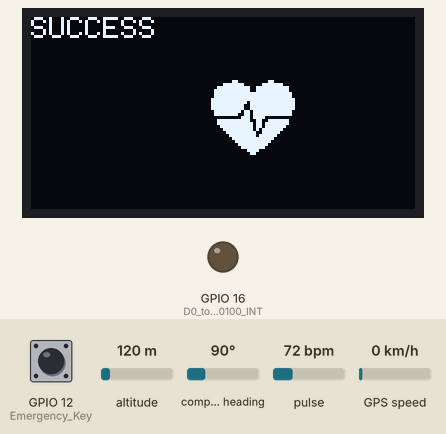
Simulated run of this sketch. Board: ESP8266 (NodeMCU). Parts: 128×64 one-colour display, output pins drawn as LEDs (lit = HIGH). Inputs (shaded band) come from the test bench; at power-on: GPIO 12 (Emergency_Key) HIGH, compass heading 90°, altitude 120 m, pulse 72 bpm, GPS speed 0 km/h. WiFi joins after 1.5 s; servers stay silent unless stated; the GPS gets a fix after 3 s at 37.7749, -122.4194 with 8 satellites; what the sketch prints to the serial monitor is not drawn.

Above: at 3.0 s.
3.1 s: GPIO 12 (Emergency_Key) pulled LOW for 0.15 s
At 3.7 s:
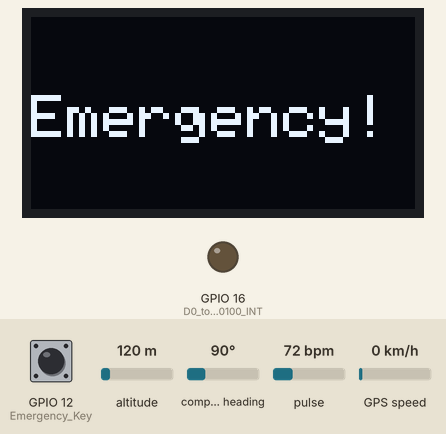
At 6.4 s:
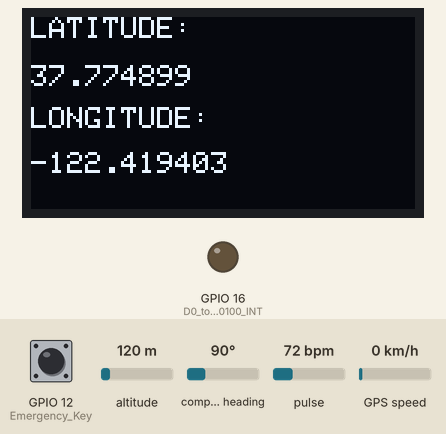
9.2 s: compass heading set to 269°
Timing chart, 0 to 12.2 s (numbered marks = the images above; inputs shaded):
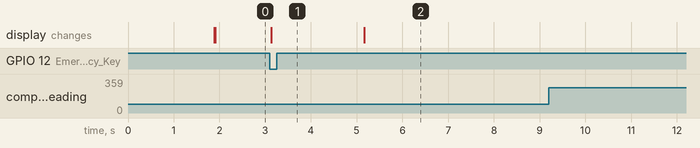

The sketch:

Final_Code.ino
```cpp
#define BLYNK_TEMPLATE_ID "TMPL3LslcPzu3"
#define BLYNK_TEMPLATE_NAME "Smart Watch for Fisherman"
#define BLYNK_AUTH_TOKEN "sFqA0hTzrInvBmCT5s4qE9Z-Q8CWgBKk"


#define BLYNK_PRINT Serial
#include <ESP8266WiFi.h>
#include <WiFiClient.h>
#include <BlynkSimpleEsp8266.h>

#include <Wire.h>
#include "MAX30100_PulseOximeter.h"

#include <Blynk.h>

#include <TinyGPS++.h>
#include <SoftwareSerial.h>

int Emergency_Key= 12;//D6

static const int RXPin = 15, TXPin = 13;   // GPIO 15=D8(conneect Tx of GPS) and GPIO 13=D7(Connect Rx of GPS
static const uint32_t GPSBaud = 9600; //if Baud rate 9600 didn't work in your case then use 4800

TinyGPSPlus gps;      // The TinyGPS++ object
WidgetMap myMap(V2);  // V2 for virtual pin of Map Widget

SoftwareSerial mygps(RXPin, TXPin);  // The serial connection to the GPS device

float latitude;     //Storing the Latitude
float longitude;    //Storing the Longitude
float velocity;     //Variable  to store the velocity
float sats;         //Variable to store no. of satellites response
String bearing;     //Variable to store orientation or direction of GPS

//unsigned int move_index;         // moving index, to be used later
unsigned int move_index = 1;       // fixed location for now

#include "Wire.h"
#include "Adafruit_GFX.h"
#include "OakOLED.h"

#define REPORTING_PERIOD_MS 4000
OakOLED oled;

//char ssid[] = "FutureTechnovation";
//char pass[] = "F1234568";

char ssid[] = "Mickey";
char pass[] = "11110000";

BlynkTimer timer;
char auth[] = BLYNK_AUTH_TOKEN;

// Connections : SCL PIN - D1 , SDA PIN - D2 , INT PIN - D0
PulseOximeter pox;

float BPM, SpO2;
uint32_t tsLastReport = 0;
byte  gps_flag;

const unsigned char bitmap [] PROGMEM=
{
0x00, 0x00, 0x00, 0x00, 0x01, 0x80, 0x18, 0x00, 0x0f, 0xe0, 0x7f, 0x00, 0x3f, 0xf9, 0xff, 0xc0,
0x7f, 0xf9, 0xff, 0xc0, 0x7f, 0xff, 0xff, 0xe0, 0x7f, 0xff, 0xff, 0xe0, 0xff, 0xff, 0xff, 0xf0,
0xff, 0xf7, 0xff, 0xf0, 0xff, 0xe7, 0xff, 0xf0, 0xff, 0xe7, 0xff, 0xf0, 0x7f, 0xdb, 0xff, 0xe0,
0x7f, 0x9b, 0xff, 0xe0, 0x00, 0x3b, 0xc0, 0x00, 0x3f, 0xf9, 0x9f, 0xc0, 0x3f, 0xfd, 0xbf, 0xc0,
0x1f, 0xfd, 0xbf, 0x80, 0x0f, 0xfd, 0x7f, 0x00, 0x07, 0xfe, 0x7e, 0x00, 0x03, 0xfe, 0xfc, 0x00,
0x01, 0xff, 0xf8, 0x00, 0x00, 0xff, 0xf0, 0x00, 0x00, 0x7f, 0xe0, 0x00, 0x00, 0x3f, 0xc0, 0x00,
0x00, 0x0f, 0x00, 0x00, 0x00, 0x06, 0x00, 0x00, 0x00, 0x00, 0x00, 0x00, 0x00, 0x00, 0x00, 0x00
};

void onBeatDetected()
{
    Serial.println("Beat Detected!");
    oled.drawBitmap( 60, 20, bitmap, 28, 28, 1);
    oled.display();
}

void checkGPS()
{
  if (gps.charsProcessed() < 10)
  {
    Serial.println(F("No GPS detected: check wiring."));
    Blynk.virtualWrite(V3, "GPS ERROR");  // Value Display widget  on V3 if GPS not detected
  }
}


void setup()
{
    Serial.begin(115200);
    pinMode(Emergency_Key,INPUT);
    oled.begin();
    oled.clearDisplay();
    oled.setTextSize(1);
    oled.setTextColor(1);
    oled.setCursor(0, 0);

    oled.println("Initializing pulse oximeter..");
    oled.display();
     pinMode(Emergency_Key, INPUT);
    pinMode(16, OUTPUT);//D0 to max30100 INT
    Blynk.begin(auth, ssid, pass);

    Serial.print("Initializing Pulse Oximeter..");

    if (!pox.begin())
    {
         Serial.println("FAILED");
         oled.clearDisplay();
         oled.setTextSize(1);
         oled.setTextColor(1);
         oled.setCursor(0, 0);
         oled.println("FAILED");
         oled.display();
         for(;;);
    }
    else
    {
         oled.clearDisplay();
         oled.setTextSize(1);
         oled.setTextColor(1);
         oled.setCursor(0, 0);
         oled.println("SUCCESS");
         oled.display();
         Serial.println("SUCCESS");
         pox.setOnBeatDetectedCallback(onBeatDetected);
    }
    mygps.begin(GPSBaud);
    // The default current for the IR LED is 50mA and it could be changed by uncommenting the following line.
     //pox.setIRLedCurrent(MAX30100_LED_CURR_7_6MA);

}

void loop()
{
    pox.update();
    Blynk.run();

    BPM = pox.getHeartRate();
    SpO2 = pox.getSpO2();
     if (millis() - tsLastReport > REPORTING_PERIOD_MS)
    {
        Serial.print("Heart rate:");
        Serial.print(BPM);
        Serial.print(" SpO2:");
        Serial.print(SpO2);
        Serial.println(" %");

        Blynk.virtualWrite(V0, BPM);
        Blynk.virtualWrite(V1, SpO2);

        oled.clearDisplay();
        oled.setTextSize(1);
        oled.setTextColor(1);
        oled.setCursor(0,16);
        oled.println(pox.getHeartRate());

        oled.setTextSize(1);
        oled.setTextColor(1);
        oled.setCursor(0, 0);
        oled.println("Heart BPM");

        oled.setTextSize(1);
        oled.setTextColor(1);
        oled.setCursor(0, 30);
        oled.println("Spo2");

        oled.setTextSize(1);
        oled.setTextColor(1);
        oled.setCursor(0,45);
        oled.println(pox.getSpO2());
        oled.display();

        tsLastReport = millis();
    }
    if(digitalRead(Emergency_Key)==LOW)
    {
        oled.clearDisplay();
        oled.setTextSize(2);
        oled.setTextColor(1);
        oled.setCursor(0,10);
        oled.println();
        oled.println("Emergency!");
        oled.display();
        delay(2000);
         gps_flag=1;
        do
        {
            while (mygps.available() > 0)
            {
              // sketch displays information every time a new sentence is correctly encoded.
              if (gps.encode(mygps.read()))
                displayInfo();
            }
        }while( gps_flag);
    }
}


void displayInfo()
{
  if (gps.location.isValid() )
  {
    sats = gps.satellites.value();       //get number of satellites
    latitude = (gps.location.lat());     //Storing the Lat. and Lon.
    longitude = (gps.location.lng());
    velocity = gps.speed.kmph();         //get velocity
    bearing = TinyGPSPlus::cardinal(gps.course.value());     // get the direction

    oled.clearDisplay();
    oled.setTextSize(1);
    oled.setTextColor(1);
    oled.setCursor(0, 0);
    oled.println("LATITUDE:");
    oled.setCursor(0,16);
    oled.println(latitude, 6);

    oled.setTextSize(1);
    oled.setTextColor(1);
    oled.setCursor(0, 30);
    oled.println("LONGITUDE: ");
    oled.setCursor(0,45);
    oled.println(longitude, 6);
    oled.display();

    Serial.print("SATS:  ");
    Serial.println(sats);  // float to x decimal places
    Serial.print("LATITUDE:  ");
    Serial.println(latitude, 6);  // float to x decimal places
    Serial.print("LONGITUDE: ");
    Serial.println(longitude, 6);
    Serial.print("SPEED: ");
    Serial.print(velocity);
    Serial.println("kmph");
    Serial.print("DIRECTION: ");
    Serial.println(bearing);

    Blynk.virtualWrite(V3, String(latitude, 6));
    Blynk.virtualWrite(V4, String(longitude, 6));
      gps_flag=0;
      delay(5000);
  }

}
```

Measured:
- after the input at 3.1 s, the display: changes at once (image 1)
- after the input at 9.2 s, every drawn part: stays the same
